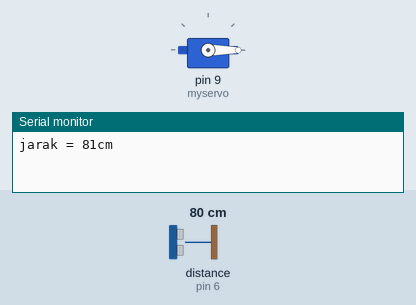
Recording of a sketch running on a simulated Arduino Uno, built with avr-gcc and run on an emulated ATmega328P. Shown: servo, the last lines printed to the serial monitor. The test bench sets the inputs (shaded band); at power-on: distance to the obstacle (sensor on pin 6) 80 cm. The echo pulse lasts 58.3 µs per cm.

Above: at 5.8 s.
5.9 s: distance to the obstacle (sensor on pin 6) set to 52 cm
11.2 s: distance to the obstacle (sensor on pin 6) set to 43 cm
At 16.2 s:
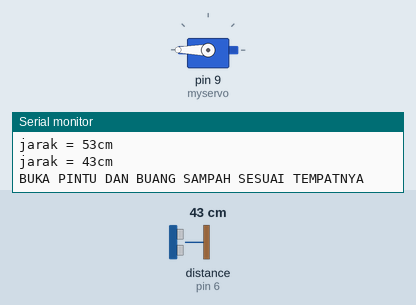
16.5 s: distance to the obstacle (sensor on pin 6) set to 60 cm
At 22.2 s:
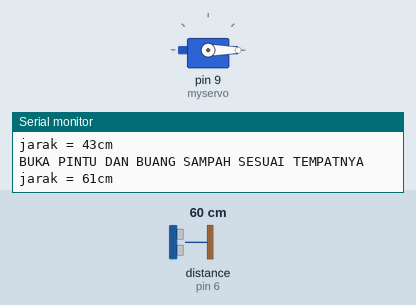
22.5 s: distance to the obstacle (sensor on pin 6) set to 2 cm
At 26.4 s:
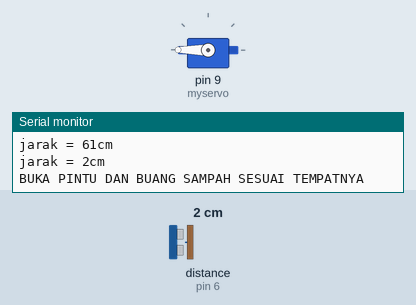
Timing chart, 0 to 27.9 s (numbered marks = the images above; inputs shaded):
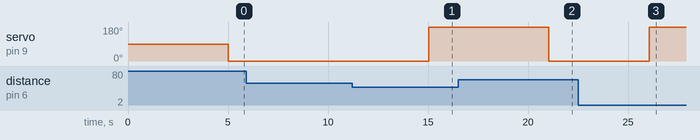

The sketch:

Gilang_T4_sampah.ino
```cpp
#include <NewPing.h>
#include <Servo.h>

#define TRIGGER_PIN 7
#define ECHO_PIN    6
#define MAX_DISTANCE 100
Servo myservo;
NewPing sonar (TRIGGER_PIN, ECHO_PIN, MAX_DISTANCE);

void setup() {
  Serial.begin(9600);
  myservo.attach(9);
}

void loop() {
  delay(5000);
  Serial.print("jarak = ");
  Serial.print(sonar.ping_cm());
  Serial.println("cm");
  myservo.write(0);

  if (sonar.ping_cm()>0&&sonar.ping_cm()<50)
  {
    Serial.println("BUKA PINTU DAN BUANG SAMPAH SESUAI TEMPATNYA");
    myservo.write(180);
    delay(1000);
  }
}
```

Measured:
- the behaviour switches between 49 and 48 cm on distance to the obstacle (sensor on pin 6) (found by bisection; images 0 and 1)
- after the input at 11.2 s, servo on pin 9 (myservo): 0° → 180° after 3.8 s
- after the input at 16.5 s, servo on pin 9 (myservo): 180° → 0° after 4.5 s
- after the input at 22.5 s, servo on pin 9 (myservo): 0° → 180° after 3.6 s
